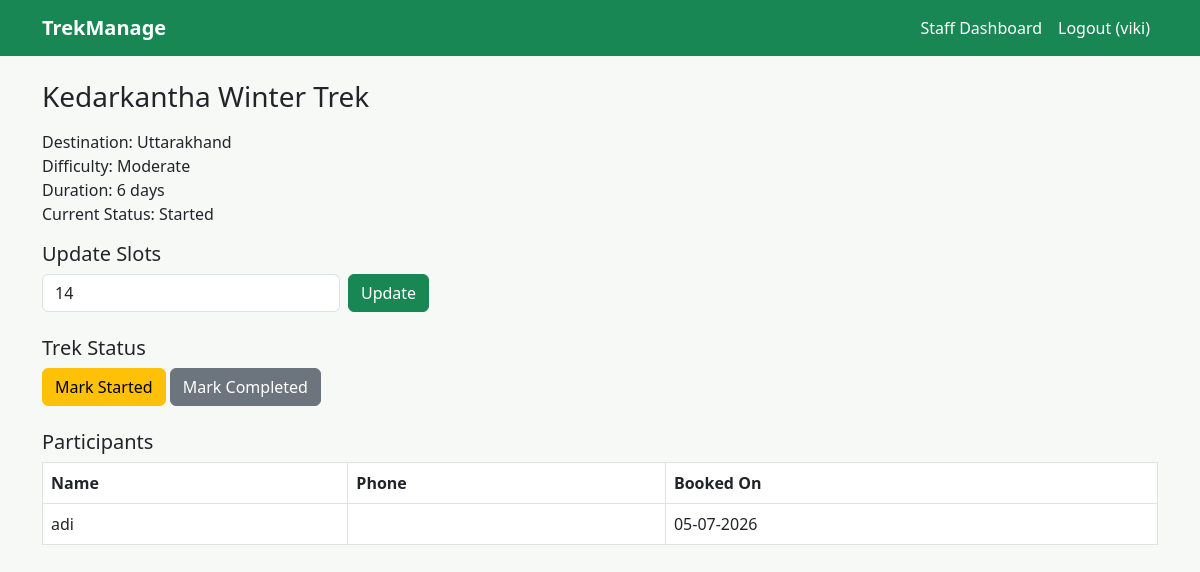
Page /staff/trek/1 (signed in) on the committed database.
### models.py (models this page shows)
class User(db.Model, UserMixin):
    id = db.Column(db.Integer, primary_key=True)
    full_name = db.Column(db.String(100), nullable=False)
    email = db.Column(db.String(120), unique=True, nullable=False)
    password_hash = db.Column(db.String(200), nullable=False)
    phone_number = db.Column(db.String(20))
    role = db.Column(db.String(20), nullable=False)
    approval_status = db.Column(db.String(20), default="approved")
    blacklist_status = db.Column(db.Boolean, default=False)
    treks_guided = db.relationship("Trek", backref="guide", lazy=True)
    bookings = db.relationship("Booking", backref="trekker", lazy=True)

class Trek(db.Model):
    id = db.Column(db.Integer, primary_key=True)
    trek_title = db.Column(db.String(120), nullable=False)
    destination = db.Column(db.String(120), nullable=False)
    difficulty_level = db.Column(db.String(20), nullable=False)
    duration_days = db.Column(db.Integer, nullable=False)
    start_date = db.Column(db.Date, nullable=False)
    end_date = db.Column(db.Date, nullable=False)
    remaining_slots = db.Column(db.Integer, nullable=False)
    current_status = db.Column(db.String(20), default="Open")
    description = db.Column(db.Text)
    guide_id = db.Column(db.Integer, db.ForeignKey("user.id"))
    bookings = db.relationship("Booking", backref="trek", lazy=True)

class Booking(db.Model):
    id = db.Column(db.Integer, primary_key=True)
    trekker_id = db.Column(db.Integer, db.ForeignKey("user.id"), nullable=False)
    trek_id = db.Column(db.Integer, db.ForeignKey("trek.id"), nullable=False)
    booked_on = db.Column(db.DateTime, default=datetime.utcnow)
    booking_status = db.Column(db.String(20), default="Confirmed")

### routes/staff_routes.py (the view)
@staff_blueprint.route("/trek/<int:trek_id>")
@login_required
@staff_only
def trek_detail(trek_id):
    trek = Trek.query.get_or_404(trek_id)
    if trek.guide_id != current_user.id:
        flash("You are not assigned to this trek.")
        return redirect(url_for("staff.dashboard"))
    participants = Booking.query.filter_by(trek_id=trek.id, booking_status="Confirmed").all()
    return render_template("staff/trek_detail.html", trek=trek, participants=participants)

### app.py (called while the page is built)
@login_manager.user_loader
def load_user(user_id):
    return User.query.get(int(user_id))

### routes/staff_routes.py (called while the page is built)
def staff_only(view_function):
    @wraps(view_function)
    def wrapper(*args, **kwargs):
        if not current_user.is_authenticated or current_user.role != "staff":
            flash("Staff access required.")
            return redirect(url_for("auth.login"))
        if current_user.approval_status != "approved" or current_user.blacklist_status:
            flash("Your account cannot access the staff dashboard.")
            return redirect(url_for("auth.login"))
        return view_function(*args, **kwargs)
    return wrapper

### templates/staff/trek_detail.html
{% extends "base.html" %}
{% block content %}
<h3 class="mb-3">{{ trek.trek_title }}</h3>
<p>
    Destination: {{ trek.destination }}<br>
    Difficulty: {{ trek.difficulty_level }}<br>
    Duration: {{ trek.duration_days }} days<br>
    Current Status: {{ trek.current_status }}
</p>
<div class="row">
    <div class="col-md-5">
        <h5>Update Slots</h5>
        <form method="POST" action="{{ url_for('staff.update_slots', trek_id=trek.id) }}" class="row g-2">
            <div class="col-8">
                <input type="number" name="remaining_slots" class="form-control" value="{{ trek.remaining_slots }}" min="0" required>
            </div>
            <div class="col-4">
                <button type="submit" class="btn btn-success">Update</button>
            </div>
        </form>
        <h5 class="mt-4">Trek Status</h5>
        <a href="{{ url_for('staff.set_status', trek_id=trek.id, new_status='Started') }}" class="btn btn-warning">Mark Started</a>
        <a href="{{ url_for('staff.set_status', trek_id=trek.id, new_status='Completed') }}" class="btn btn-secondary">Mark Completed</a>
    </div>
</div>
<h5 class="mt-4">Participants</h5>
<table class="table table-bordered bg-white">
    <thead>
        <tr>
            <th>Name</th>
            <th>Phone</th>
            <th>Booked On</th>
        </tr>
    </thead>
    <tbody>
        {% for booking in participants %}
        <tr>
            <td>{{ booking.trekker.full_name }}</td>
            <td>{{ booking.trekker.phone_number }}</td>
            <td>{{ booking.booked_on.strftime('%d-%m-%Y') }}</td>
        </tr>
        {% else %}
        <tr><td colspan="3">No participants yet.</td></tr>
        {% endfor %}
    </tbody>
</table>
{% endblock %}

### templates/base.html (shortened to what this page needs)
<!DOCTYPE html>
<html lang="en">
<head>
    <link href="https://cdn.jsdelivr.net/npm/bootstrap@5.3.0/dist/css/bootstrap.min.css" rel="stylesheet">
    <link href="{{ url_for('static', filename='css/style.css') }}" rel="stylesheet">
</head>
<body>
    <nav class="navbar navbar-expand-lg navbar-dark bg-success">
        <div class="container">
            <a class="navbar-brand" href="{{ url_for('trekker.browse_treks') }}">TrekManage</a>
            <div class="navbar-nav ms-auto">
                {% if current_user.is_authenticated %}
                    {% if current_user.role == 'admin' %}
                        <a class="nav-link text-white" href="{{ url_for('admin.dashboard') }}">Admin Dashboard</a>
                    {% elif current_user.role == 'staff' %}
                        <a class="nav-link text-white" href="{{ url_for('staff.dashboard') }}">Staff Dashboard</a>
                    {% else %}
                        <a class="nav-link text-white" href="{{ url_for('trekker.browse_treks') }}">Browse Treks</a>
                        <a class="nav-link text-white" href="{{ url_for('trekker.my_bookings') }}">My Bookings</a>
                        <a class="nav-link text-white" href="{{ url_for('trekker.edit_profile') }}">Profile</a>
                    {% endif %}
                    <a class="nav-link text-white" href="{{ url_for('auth.logout') }}">Logout ({{ current_user.full_name }})</a>
                {% else %}
                    <a class="nav-link text-white" href="{{ url_for('auth.login') }}">Login</a>
                    <a class="nav-link text-white" href="{{ url_for('auth.register') }}">Register</a>
                {% endif %}
            </div>
        </div>
    </nav>
    <div class="container mt-4">
        {% block content %}{% endblock %}
    </div>
</body>
</html>

### static/css/style.css (style rules this page uses)
body { background-color: #f7f9f7; }
.navbar-brand { font-weight: bold; }

### rows in the picture
User: full_name "viki"
Trek: trek_title "Kedarkantha Winter Trek", destination "Uttarakhand", difficulty_level "Moderate", duration_days "6", current_status "Started", remaining_slots "14"
Booking: trekker.full_name "adi", booked_on "05-07-2026"
